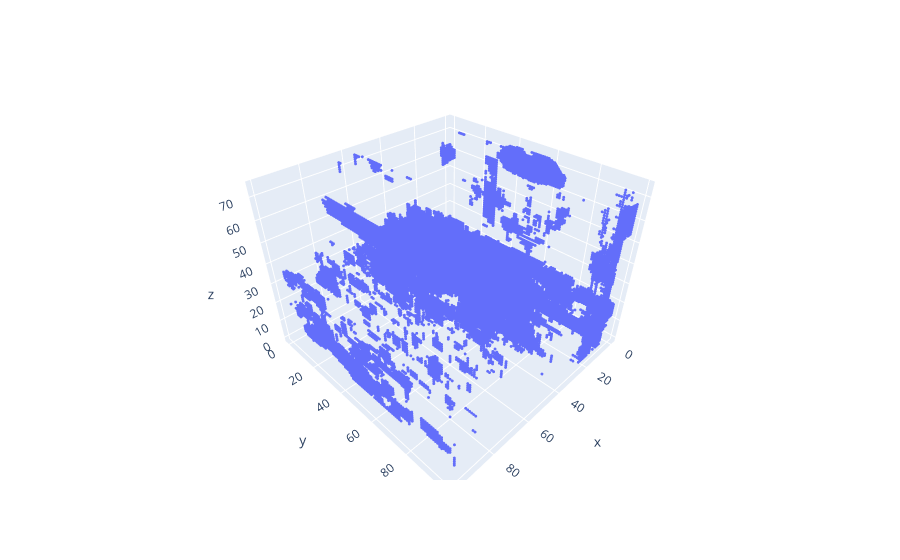

Notebook source saved alongside this figure:
### Code cell
import plotly.express as px

fig = px.scatter_3d(x=xs, y=ys, z=zs)
fig.update_traces(marker_size=1)
fig.show() 



# from mpl_toolkits.mplot3d import Axes3D
# import matplotlib.pyplot as plt

# fig = plt.figure()
# ax = fig.add_subplot(111, projection='3d')
# ax.voxels(video_arr)

# plt.show()

### Figure 1 — Plotly figure (JSON) as saved in the notebook; plotly's stock layout.template omitted (floating-point values rounded to 4 significant figures; data arrays with more than 128 entries replaced by an {"elided": "..."} marker saying what was removed)
{"data": [{"hovertemplate": "x=%{x}<br>y=%{y}<br>z=%{z}<extra></extra>", "legendgroup": "", "marker": {"color": "#636efa", "size": 1, "symbol": "circle"}, "mode": "markers", "name": "", "scene": "scene", "showlegend": false, "type": "scatter3d", "x": {"elided": "32540 int values"}, "y": {"elided": "32540 int values"}, "z": {"elided": "32540 int values"}}], "layout": {"legend": {"tracegroupgap": 0}, "margin": {"t": 60}, "scene": {"domain": {"x": [0, 1], "y": [0, 1]}, "xaxis": {"title": {"text": "x"}}, "yaxis": {"title": {"text": "y"}}, "zaxis": {"title": {"text": "z"}}}}}
